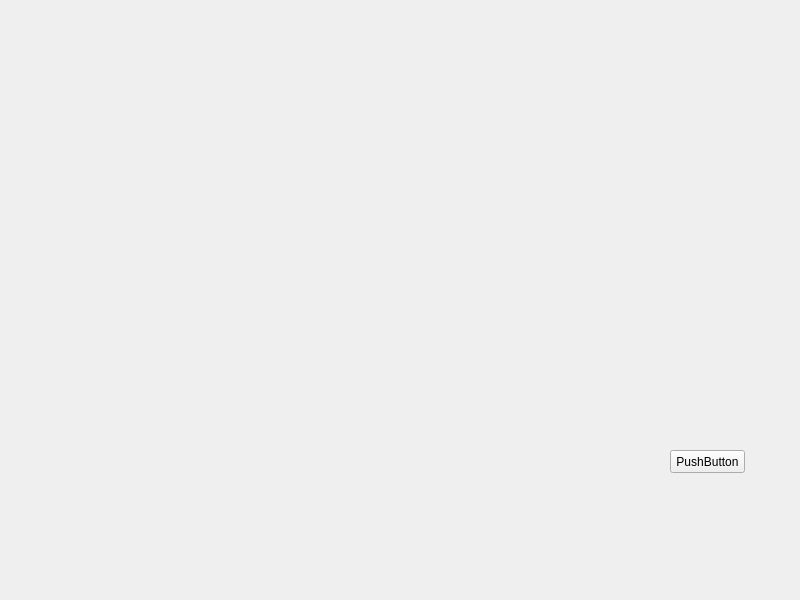
<?xml version="1.0" encoding="UTF-8"?>
<ui version="4.0">
 <class>Widget</class>
 <widget class="QWidget" name="Widget">
  <property name="geometry">
   <rect>
    <x>0</x>
    <y>0</y>
    <width>800</width>
    <height>600</height>
   </rect>
  </property>
  <property name="windowTitle">
   <string>Widget</string>
  </property>
  <widget class="QPushButton" name="pushButton">
   <property name="geometry">
    <rect>
     <x>670</x>
     <y>450</y>
     <width>75</width>
     <height>23</height>
    </rect>
   </property>
   <property name="text">
    <string>PushButton</string>
   </property>
  </widget>
 </widget>
 <resources/>
 <connections/>
</ui>
